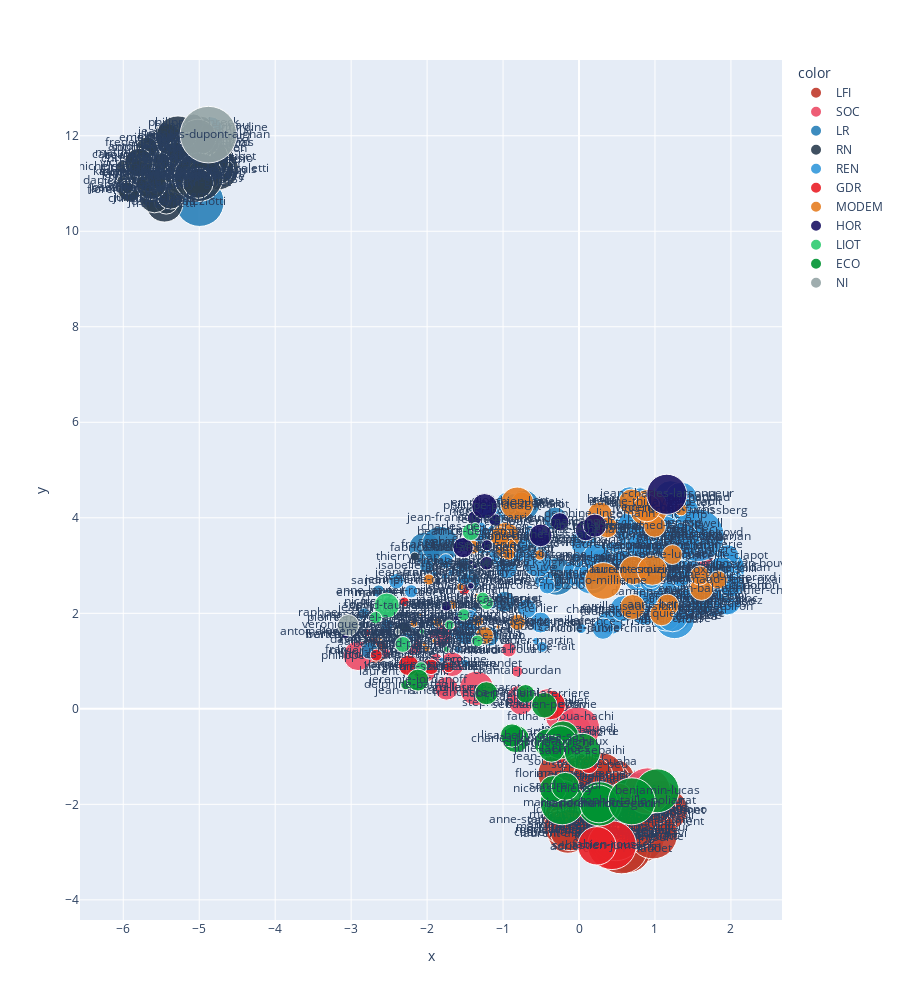

The cell this chart's notebook holds for it:
### Code cell
fig = px.scatter(x=user_vec_reduced[:,0],y=user_vec_reduced[:,1],color=[user2groupe[user] for user in model.dv.index_to_key],size=[count_tweet[user] for user in model.dv.index_to_key],color_discrete_map=gp_politique_color,
           text= model.dv.index_to_key, height=1000,opacity=0.9,size_max=40)
fig

### Figure 1 — Plotly figure (JSON) as saved in the notebook; plotly's stock layout.template omitted (floating-point values rounded to 4 significant figures; data arrays with more than 128 entries replaced by an {"elided": "..."} marker saying what was removed)
{"data": [{"hovertemplate": "color=LFI<br>x=%{x}<br>y=%{y}<br>size=%{marker.size}<br>text=%{text}<extra></extra>", "legendgroup": "LFI", "marker": {"color": "#c0392b", "opacity": 0.9, "size": [106, 150, 216, 277, 176, 274, 303, 434, 296, 221, 245, 256, 340, 470, 426, 366, 269, 283, 134, 299, 273, 350, 329, 273, 105, 445, 92, 228, 76, 380, 14, 159, 340, 60, 103, 186, 88, 163, 266, 220, 173, 415, 249, 291, 90, 155, 207, 212, 257, 272, 144, 371, 292, 228, 96, 232, 180, 273, 215, 247], "sizemode": "area", "sizeref": 0.3156, "symbol": "circle"}, "mode": "markers+text", "name": "LFI", "orientation": "v", "showlegend": true, "text": ["adrien-quatennens", "alma-dufour", "andree-taurinya", "andy-kerbrat", "anne-stambach-terrenoir", "antoine-leaument", "arnaud-le-gall", "aurelie-trouve", "aurelien-saintoul", "carlos-martens-bilongo", "caroline-fiat", "catherine-couturier", "charlotte-leduc", "clemence-guette", "clementine-autain", "damien-maudet", "daniele-obono", "danielle-simonnet", "elisa-martin", "elise-leboucher", "emmanuel-fernandes", "eric-coquerel", "ersilia-soudais", "florian-chauche", "francois-piquemal", "francois-ruffin", "frederic-mathieu", "gabriel-amard", "hadrien-clouet", "hendrik-davi", "jean-francois-coulomme", "jerome-legavre", "karen-erodi", "laurent-alexandre", "loic-prud-homme", "louis-boyard", "manon-meunier", "manuel-bompard", "marianne-maximi", "martine-etienne", "mathilde-hignet", "mathilde-panot", "matthias-tavel", "maxime-laisney", "michel-sala", "murielle-lepvraud", "nadege-abomangoli", "nathalie-oziol", "pascale-martin", "paul-vannier", "rachel-keke", "raquel-garrido", "rodrigo-arenas", "sarah-legrain", "sebastien-delogu", "sebastien-rome", "sophia-chikirou", "sylvain-carriere", "ugo-bernalicis", "william-martinet"], "type": "scatter", "x": [0.3093, 1.002, 0.7492, 1.068, -0.2522, 0.9964, 0.7028, 0.504, 0.5675, 0.6063, 0.4719, -0.1469, 0.7822, 0.7669, 0.8165, 0.6338, 1.158, 1.006, 0.4221, 0.3959, 0.2842, 0.638, 0.2957, -0.2667, -2.681, 0.5583, 0.4841, -0.1613, 0.6892, 0.9735, -1.796, 0.762, 0.03924, -0.1205, 0.02474, 0.987, -0.07135, 0.7814, 0.6026, 0.0234, -0.2464, 0.4897, 0.2795, 0.007159, 0.01599, -0.1892, 0.7712, 0.5911, 0.1862, 0.7268, 0.1857, 0.7512, 0.718, 0.731, 0.7252, 0.1864, 0.5055, -0.113, 0.7531, 0.8176], "xaxis": "x", "y": [-2.884, -2.503, -1.739, -1.93, -2.322, -2.374, -2.561, -2.688, -2.715, -2.088, -1.475, -2.602, -2.653, -2.678, -2.332, -2.936, -2.112, -2.148, -1.784, -1.555, -1.653, -2.179, -1.397, -1.361, 1.227, -2.9, -1.602, -2.348, -1.693, -2.629, 0.367, -2.567, -2.334, -2.626, -2.12, -2.074, -2.214, -2.067, -2.484, -1.374, -2.47, -2.643, -2.553, -2.441, -2.463, -2.533, -2.253, -2.259, -1.437, -2.39, -2.394, -2.184, -2.153, -2.253, -1.918, -2.322, -1.672, -2.535, -2.553, -2.2], "yaxis": "y"}, {"hovertemplate": "color=SOC<br>x=%{x}<br>y=%{y}<br>size=%{marker.size}<br>text=%{text}<extra></extra>", "legendgroup": "SOC", "marker": {"color": "#ED4C67", "opacity": 0.9, "size": [2, 81, 244, 44, 20, 13, 34, 82, 135, 87, 185, 32, 72, 112, 297, 4, 21, 96, 84, 338, 140, 98, 24, 95, 141], "sizemode": "area", "sizeref": 0.3156, "symbol": "circle"}, "mode": "markers+text", "name": "SOC", "orientation": "v", "showlegend": true, "text": ["alain-david", "anna-pic", "arthur-delaporte", "cecile-untermaier", "chantal-jourdan", "christian-baptiste", "claudia-rouaux", "elie-califer", "fatiha-keloua-hachi", "gerard-leseul", "guillaume-garot", "herve-saulignac", "inaki-echaniz", "isabelle-santiago", "jerome-guedj", "joel-aviragnet", "marietta-karamanli", "melanie-thomin", "mickael-bouloux", "olivier-faure", "philippe-brun", "philippe-naillet", "roger-vicot", "stephane-delautrette", "valerie-rabault"], "type": "scatter", "x": [-2.413, -2.033, -0.09145, -2.174, -0.8151, -2.539, -0.9237, -1.827, -0.2497, -1.745, -1.35, -2.199, -0.1683, 1.594, -0.01326, -2.152, -1.581, -1.671, -0.7977, 0.9007, -2.908, -0.4195, -1.879, -0.7635, 1.337], "xaxis": "x", "y": [1.323, 0.7878, -0.479, 1.311, 0.7834, 1.157, 1.239, 1.547, -0.1638, 0.4279, 0.4279, 0.9229, -0.5032, 3.074, -0.4148, 0.9442, 1.653, 0.9347, 0.2442, -1.721, 1.112, 0.1607, 1.032, 0.1289, 4.34], "yaxis": "y"}, {"hovertemplate": "color=LR<br>x=%{x}<br>y=%{y}<br>size=%{marker.size}<br>text=%{text}<extra></extra>", "legendgroup": "LR", "marker": {"color": "#2980b9", "opacity": 0.9, "size": [88, 11, 25, 65, 1, 224, 41, 1, 10, 378, 68, 161, 221, 69, 34, 1, 1, 115, 5, 85, 10, 28, 61, 4, 142, 1, 15, 55, 46, 6, 82, 24, 64, 19, 45, 5, 65, 5, 92], "sizemode": "area", "sizeref": 0.3156, "symbol": "circle"}, "mode": "markers+text", "name": "LR", "orientation": "v", "showlegend": true, "text": ["alexandra-martin", "alexandre-vincendet", "anne-laure-blin", "annie-genevard", "antoine-vermorel-marques", "aurelien-pradie", "dino-cinieri", "emilie-bonnivard", "emmanuel-maquet", "eric-ciotti", "fabien-di-filippo", "fabrice-brun", "francis-dubois", "ian-boucard", "isabelle-perigault", "jean-pierre-taite", "jerome-nury", "julien-dive", "justine-gruet", "mansour-kamardine", "marc-le-fur", "maxime-minot", "meyer-habib", "michel-herbillon", "michele-tabarot", "nathalie-serre", "nicolas-forissier", "nicolas-ray", "olivier-marleix", "philippe-gosselin", "philippe-juvin", "pierre-cordier", "pierre-henri-dumont", "raphael-schellenberger", "veronique-louwagie", "vincent-rolland", "virginie-duby-muller", "xavier-breton", "yannick-neuder"], "type": "scatter", "x": [-0.3123, -1.501, -2.638, -0.3959, -2.948, -0.2944, -1.554, -1.687, -2.496, -4.995, -1.501, -2.032, -1.825, -0.9783, -2.003, -2.554, -2.632, -1.253, -0.9558, -4.848, -2.536, -1.517, -1.18, -1.8, -0.7201, -2.63, -2.512, -1.306, -2.758, -1.381, -1.486, -2.528, -0.328, -2.831, -1.288, -2.869, -1.436, -2.508, -2.296], "xaxis": "x", "y": [3.981, 0.9489, 2.464, 2.844, 1.607, 2.772, 1.893, 1.207, 2.421, 10.61, 2.937, 3.364, 3.428, 2.243, 2.986, 1.556, 1.591, 3.518, 2.301, 12.16, 2.426, 2.711, 1.516, 2.158, 4.267, 1.486, 2.246, 4.124, 1.218, 2.072, 1.578, 1.75, 2.654, 2.001, 3.502, 1.928, 2.676, 1.96, 1.574], "yaxis": "y"}, {"hovertemplate": "color=RN<br>x=%{x}<br>y=%{y}<br>size=%{marker.size}<br>text=%{text}<extra></extra>", "legendgroup": "RN", "marker": {"color": "#2c3e50", "opacity": 0.9, "size": [162, 131, 107, 95, 67, 93, 71, 128, 139, 123, 132, 55, 29, 231, 58, 19, 309, 108, 124, 85, 179, 216, 276, 71, 226, 102, 118, 170, 213, 61, 38, 314, 70, 201, 23, 90, 223, 148, 247, 188, 26, 215, 117, 6, 157, 62, 332, 99, 56, 112, 30, 232, 101, 166, 56, 208, 60, 173, 3, 50, 76, 148, 13, 374, 131, 36, 142], "sizemode": "area", "sizeref": 0.3156, "symbol": "circle"}, "mode": "markers+text", "name": "RN", "orientation": "v", "showlegend": true, "text": ["alexandra-masson", "alexandre-loubet", "alexandre-sabatou", "anais-sabatini", "angelique-ranc", "annick-cousin", "antoine-villedieu", "beatrice-roullaud", "bruno-bilde", "bryan-masson", "caroline-parmentier", "christian-girard", "christine-loir", "christophe-barthes", "christophe-bentz", "daniel-grenon", "edwige-diaz", "emeric-salmon", "emmanuel-blairy", "florence-goulet", "franck-allisio", "frank-giletti", "frederic-boccaletti", "frederic-cabrolier", "frederic-falcon", "geraldine-grangier", "gisele-lelouis", "gregoire-de-fournas", "helene-laporte", "herve-de-lepinau", "jean-philippe-tanguy", "jerome-buisson", "jocelyn-dessigny", "jordan-guitton", "jose-beaurain", "jose-gonzalez", "julie-lechanteux", "julien-rancoule", "katiana-levavasseur", "kevin-mauvieux", "kevin-pfeffer", "laure-lavalette", "laurence-robert-dehault", "laurent-jacobelli", "lionel-tivoli", "marie-france-lorho", "marine-le-pen", "mathilde-paris", "matthieu-marchio", "michael-taverne", "michele-martinez", "nicolas-meizonnet", "philippe-ballard", "philippe-lottiaux", "philippe-schreck", "pierre-meurin", "roger-chudeau", "romain-baubry", "sandrine-dogor-such", "serge-muller", "sophie-blanc", "stephanie-galzy", "thierry-frappe", "thomas-menage", "victor-catteau", "yael-menache", "yoann-gillet"], "type": "scatter", "x": [-5.065, -4.882, -5.13, -5.69, -5.794, -5.929, -5.6, -5.622, -5.237, -4.894, -5.675, -5.636, -5.833, -5.588, -5.575, -6.012, -4.969, -5.738, -5.43, -5.915, -4.766, -5.457, -4.759, -5.6, -5.006, -5.365, -4.725, -5.02, -5.214, -4.968, -5.059, -5.28, -5.165, -5.785, -5.944, -5.433, -5.07, -5.589, -5.659, -4.968, -2.957, -5.202, -5.403, -2.308, -5.17, -5.624, -4.914, -5.521, -5.709, -5.379, -6.004, -5.086, -4.903, -5.317, -5.072, -5.018, -2.323, -4.941, -2.412, -5.503, -5.69, -5.631, -2.163, -5.009, -5.794, -5.153, -5.015], "xaxis": "x", "y": [11.26, 11.55, 11.99, 10.95, 10.96, 10.89, 11.76, 11.58, 11.69, 11.72, 11.59, 10.68, 11.52, 11.15, 11.22, 11.06, 11.53, 11.23, 11.96, 10.85, 11.51, 10.58, 11.3, 11.85, 11.39, 11.25, 11.28, 11.86, 11.16, 12.2, 12.07, 11.95, 11.82, 11.34, 10.91, 10.61, 11.19, 10.71, 11.24, 11.91, 1.639, 11.49, 11.17, 0.7781, 11.13, 11.23, 11.5, 11.14, 11.64, 10.74, 11.35, 11.75, 11.85, 11.53, 12.26, 11.97, 1.617, 11.16, 1.397, 11.46, 11.74, 10.99, 3.187, 11.13, 11.44, 11.92, 11.0], "yaxis": "y"}, {"hovertemplate": "color=REN<br>x=%{x}<br>y=%{y}<br>size=%{marker.size}<br>text=%{text}<extra></extra>", "legendgroup": "REN", "marker": {"color": "#3498db", "opacity": 0.9, "size": {"elided": "139 int values"}, "sizemode": "area", "sizeref": 0.3156, "symbol": "circle"}, "mode": "markers+text", "name": "REN", "orientation": "v", "showlegend": true, "text": {"elided": "139 str values"}, "type": "scatter", "x": {"elided": "139 float values"}, "xaxis": "x", "y": {"elided": "139 float values"}, "yaxis": "y"}, {"hovertemplate": "color=GDR<br>x=%{x}<br>y=%{y}<br>size=%{marker.size}<br>text=%{text}<extra></extra>", "legendgroup": "GDR", "marker": {"color": "#EA2027", "opacity": 0.9, "size": [19, 8, 91, 376, 15, 8, 34, 18, 137, 23, 38, 233, 34, 52, 67], "sizemode": "area", "sizeref": 0.3156, "symbol": "circle"}, "mode": "markers+text", "name": "GDR", "orientation": "v", "showlegend": true, "text": ["andre-chassaigne", "davy-rimane", "elsa-faucillon", "fabien-roussel", "frederic-maillot", "hubert-wulfranc", "jean-marc-tellier", "jiovanny-william", "karine-lebon", "nicolas-sansu", "pierre-dharreville", "sebastien-jumel", "soumya-bourouaha", "stephane-peu", "yannick-monnet"], "type": "scatter", "x": [-1.715, -2.779, 0.5347, 0.4331, -2.301, -2.786, -0.2618, -1.513, -0.3718, -2.669, -1.948, 0.2358, 0.04148, 0.1314, -2.245], "xaxis": "x", "y": [0.8712, 1.601, -1.81, -2.855, 2.24, 1.587, -0.9982, 2.49, 0.0781, 1.124, 0.8791, -2.869, -1.11, -1.167, 0.9122], "yaxis": "y"}, {"hovertemplate": "color=MODEM<br>x=%{x}<br>y=%{y}<br>size=%{marker.size}<br>text=%{text}<extra></extra>", "legendgroup": "MODEM", "marker": {"color": "#e67e22", "opacity": 0.9, "size": [79, 129, 62, 30, 23, 212, 7, 99, 96, 88, 4, 87, 59, 2, 225, 174, 76, 10, 4, 4, 19, 5, 9, 19, 128, 141, 68, 40, 52, 24, 76, 3, 14, 58, 62, 17, 50, 15, 3, 106, 3, 120], "sizemode": "area", "sizeref": 0.3156, "symbol": "circle"}, "mode": "markers+text", "name": "MODEM", "orientation": "v", "showlegend": true, "text": ["anne-bergantz", "anne-laure-babault", "aude-luquet", "blandine-brocard", "bruno-fuchs", "bruno-millienne", "christophe-blanchet", "cyrille-isaac-sibille", "delphine-lingemann", "elodie-jacquier-laforge", "emmanuel-mandon", "erwan-balanant", "fabien-laine", "frantz-gumbs", "frederic-petit", "frederic-zgainski", "geraldine-bannier", "hubert-ott", "jean-louis-bourlanges", "jean-paul-mattei", "jean-pierre-cubertafon", "jimmy-pahun", "josy-poueyto", "laurence-vichnievsky", "laurent-croizier", "laurent-esquenet-goxes", "louise-morel", "mathilde-desjonqueres", "maud-petit", "mickael-cosson", "mohamed-laqhila", "nicolas-turquois", "olivier-falorni", "perrine-goulet", "philippe-bolo", "philippe-latombe", "philippe-vigier", "richard-ramos", "romain-daubie", "sabine-thillaye", "sophie-mette", "vincent-bru"], "type": "scatter", "x": [1.165, -0.9669, 1.229, -1.396, 1.345, 0.3183, -2.003, 0.7048, 0.2755, 1.089, -2.033, 1.613, -0.756, -2.085, 0.9165, -0.8145, -0.963, -2.173, -1.345, -1.904, -1.976, -1.346, -1.564, -1.33, 0.7181, 0.9643, 0.3721, -0.8101, 1.831, -0.9268, 0.9954, -1.066, -1.659, 1.591, -1.038, -0.5171, -1.244, -1.86, -2.621, 0.6935, -2.615, 0.893], "xaxis": "x", "y": [2.167, 3.604, 3.23, 3.385, 4.168, 2.678, 1.262, 2.132, 4.072, 1.986, 1.358, 2.516, 4.337, 1.969, 4.2, 4.296, 3.37, 1.791, 2.283, 1.426, 2.708, 2.361, 2.552, 1.842, 2.899, 2.9, 3.8, 1.812, 2.701, 3.243, 3.823, 1.716, 2.185, 2.792, 3.604, 3.224, 1.535, 1.812, 1.467, 4.333, 2.184, 4.204], "yaxis": "y"}, {"hovertemplate": "color=HOR<br>x=%{x}<br>y=%{y}<br>size=%{marker.size}<br>text=%{text}<extra></extra>", "legendgroup": "HOR", "marker": {"color": "#1B1464", "opacity": 0.9, "size": [1, 70, 4, 82, 4, 24, 10, 255, 33, 4, 53, 19, 29, 16, 1, 5, 104, 7, 85, 65], "sizemode": "area", "sizeref": 0.3156, "symbol": "circle"}, "mode": "markers+text", "name": "HOR", "orientation": "v", "showlegend": true, "text": ["anne-cecile-violland", "anne-le-henanff", "beatrice-bellamy", "christophe-plassard", "didier-lemaire", "felicie-gerard", "francois-jolivet", "jean-charles-larsonneur", "jean-francois-portarrieu", "jeremie-patrier-leitus", "laurent-marcangeli", "lise-magnier", "loic-kervran", "luc-lamirault", "naima-moutchou", "paul-christophe", "philippe-pradal", "thierry-benoit", "vincent-thiebaut", "xavier-albertini"], "type": "scatter", "x": [-2.026, 0.08907, -1.284, -0.5055, -1.367, -1.108, -3.072, 1.155, -1.378, -1.425, -0.2532, -1.213, -1.215, -1.748, -2.183, -1.618, -1.244, -1.425, 0.2079, -1.526], "xaxis": "x", "y": [1.867, 3.739, 3.025, 3.633, 2.988, 3.957, 1.543, 4.492, 3.99, 3.072, 3.916, 3.425, 3.049, 2.152, 1.936, 1.898, 4.239, 2.574, 3.836, 3.376], "yaxis": "y"}, {"hovertemplate": "color=LIOT<br>x=%{x}<br>y=%{y}<br>size=%{marker.size}<br>text=%{text}<extra></extra>", "legendgroup": "LIOT", "marker": {"color": "#2ecc71", "opacity": 0.9, "size": [47, 21, 40, 15, 99, 6, 29, 26, 22, 24, 15, 24, 5], "sizemode": "area", "sizeref": 0.3156, "symbol": "circle"}, "mode": "markers+text", "name": "LIOT", "orientation": "v", "showlegend": true, "text": ["beatrice-descamps", "benjamin-saint-huile", "bertrand-pancher", "charles-de-courson", "david-taupiac", "guy-bricout", "jean-felix-acquaviva", "michel-castellani", "olivier-serva", "paul-andre-colombani", "paul-molac", "pierre-morel-a-l-huissier", "stephane-lenormand"], "type": "scatter", "x": [-1.425, -2.079, -2.318, -1.369, -2.531, -1.746, -1.215, -1.267, -1.339, -1.517, -1.707, -2.678, -2.064], "xaxis": "x", "y": [3.704, 0.866, 1.348, 3.798, 2.162, 1.248, 2.217, 2.31, 1.423, 1.97, 1.759, 1.908, 1.618], "yaxis": "y"}, {"hovertemplate": "color=ECO<br>x=%{x}<br>y=%{y}<br>size=%{marker.size}<br>text=%{text}<extra></extra>", "legendgroup": "ECO", "marker": {"color": "#009432", "opacity": 0.9, "size": [304, 117, 126, 16, 158, 84, 54, 174, 76, 112, 86, 309, 309, 114, 207, 124, 227, 103, 349], "sizemode": "area", "sizeref": 0.3156, "symbol": "circle"}, "mode": "markers+text", "name": "ECO", "orientation": "v", "showlegend": true, "text": ["benjamin-lucas", "charles-fournier", "christine-arrighi", "delphine-batho", "eva-sas", "francesca-pasquini", "hubert-julien-laferriere", "jean-claude-raux", "jeremie-iordanoff", "julie-laernoes", "lisa-belluco", "marie-charlotte-garin", "marie-pochon", "nicolas-thierry", "sabrina-sebaihi", "sandra-regol", "sandrine-rousseau", "sebastien-peytavie", "sophie-taille-polian"], "type": "scatter", "x": [1.028, -0.832, -0.4085, -2.279, -0.2101, -1.219, -0.7041, -0.2437, -2.121, -0.3606, -0.8819, 0.2697, -0.2202, -0.3428, 0.04405, -0.1808, 0.2619, -0.4571, 0.6946], "xaxis": "x", "y": [-1.717, -0.6316, -0.7112, 0.5058, -0.5841, 0.327, 0.3153, -0.7015, 0.6024, -0.8392, -0.559, -1.989, -1.965, -1.68, -0.8918, -1.623, -1.99, 0.07529, -1.936], "yaxis": "y"}, {"hovertemplate": "color=NI<br>x=%{x}<br>y=%{y}<br>size=%{marker.size}<br>text=%{text}<extra></extra>", "legendgroup": "NI", "marker": {"color": "#95a5a6", "opacity": 0.9, "size": [1, 5, 505, 72], "sizemode": "area", "sizeref": 0.3156, "symbol": "circle"}, "mode": "markers+text", "name": "NI", "orientation": "v", "showlegend": true, "text": ["david-habib", "emmanuelle-menard", "nicolas-dupont-aignan", "veronique-besse"], "type": "scatter", "x": [-2.846, -2.381, -4.878, -3.038], "xaxis": "x", "y": [1.451, 1.615, 12.02, 1.751], "yaxis": "y"}], "layout": {"height": 1000, "legend": {"itemsizing": "constant", "title": {"text": "color"}, "tracegroupgap": 0}, "margin": {"t": 60}, "xaxis": {"anchor": "y", "domain": [0, 1], "title": {"text": "x"}}, "yaxis": {"anchor": "x", "domain": [0, 1], "title": {"text": "y"}}}}
